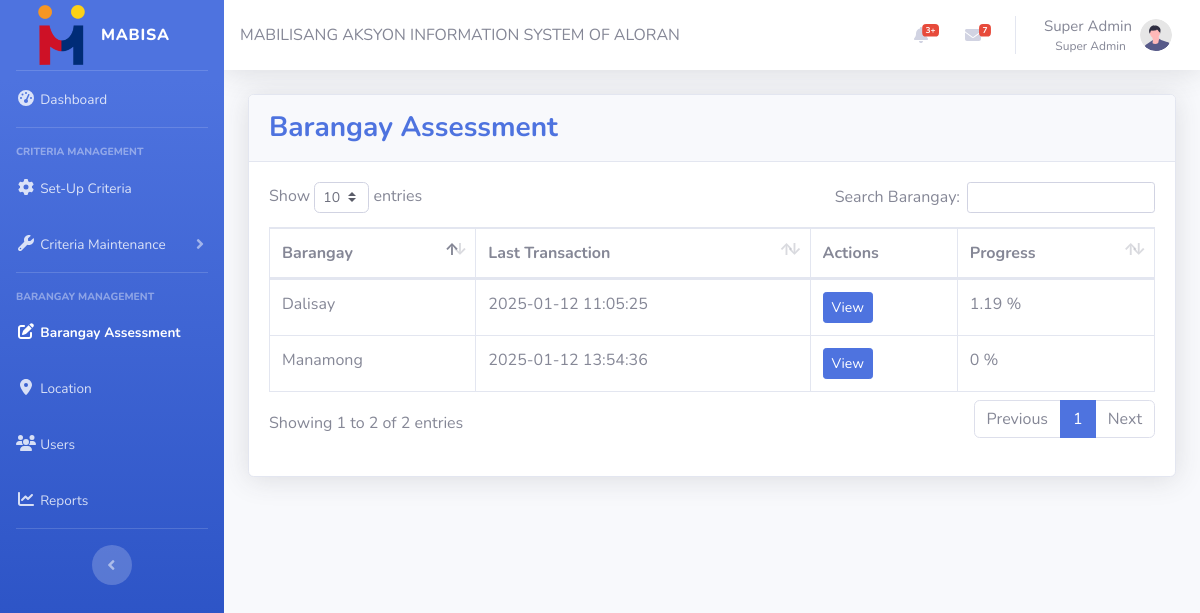
Screenshot of /Admin/bar_assessment.php (signed in) with the database file from the repository.
### tables this page shows
CREATE TABLE users (
	id int AUTO_INCREMENT PRIMARY KEY,  
  full_name varchar(100) NOT NULL,
  username varchar(100) NOT NULL UNIQUE,
  password varchar(100) NOT NULL,
  email varchar(100) NOT NULL UNIQUE,
  mobile_num varchar(10) NOT NULL UNIQUE,
  role_id int,
  is_disabled boolean NOT NULL DEFAULT false,
  profile_pic varchar(200),
  last_modified TIMESTAMP DEFAULT CURRENT_TIMESTAMP ON UPDATE CURRENT_TIMESTAMP,
  FOREIGN KEY (role_id) REFERENCES roles(id) ON DELETE SET NULL  
);

CREATE TABLE `barangay_assessment` (
  `keyctr` int(11) NOT NULL,
  `barangay_id` varchar(10) NOT NULL,
  `comments` longtext NOT NULL CHECK (json_valid(`comments`)),
  `status` enum('approved','pending','declined') NOT NULL,
  `last_modified` datetime NOT NULL DEFAULT current_timestamp() ON UPDATE current_timestamp()
);

CREATE TABLE `refbarangay` (
  `brgyid` varchar(10) NOT NULL,
  `brgyname` varchar(30) NOT NULL,
  `auditor` char(36) DEFAULT NULL,
  `secretary` char(36) DEFAULT NULL
);

### api/get_user.php (called while the page is built, shortened)
<?php
require_once 'get_role_name.php';
require_once (isset($isInFolder) ? '../' : '') . '../db/db.php';
$isGetMethod = $_SERVER['REQUEST_METHOD'] === 'GET';
function getUser(string $id)
{
  global $pdo;
  global $customUserID;
  if ($id === 'self') {
    $id = $_COOKIE['id'];
  }
  $sql = "SELECT * FROM users WHERE id=:id LIMIT 1";
  $stmt = $pdo->prepare($sql);
  $stmt->execute([':id' => $id]);
  $user = $stmt->fetch(PDO::FETCH_ASSOC);
  $user['role'] = getRoleName($pdo, $user['role_id']);
  return (isset($customUserID) ? $user :  json_encode($user));
}
try {
  if (isset($customUserID)) {
    $userData = getUser($customUserID);
  } else {
    echo getUser($_GET['id']);
  }
} catch (Exception $e) {
  writeLog($e);
  http_response_code(500);
  echo json_encode(['error' => $e->getMessage()]);
}

### api/get_role_name.php (called while the page is built)
<?php
function getRoleName(\PDO $pdo, int $roleID): string
{
  $sql = "SELECT * FROM roles WHERE id=:role_id LIMIT 1";
  $stmt = $pdo->prepare($sql);
  $stmt->execute([':role_id' => $roleID]);
  $role = $stmt->fetch(PDO::FETCH_ASSOC);
  return (isset($role) ? $role['name'] : '--');
}

### api/util/url_exists.php (called while the page is built)
<?php
function urlExists($url): bool
{
  if (empty($url)) return false;
  $headers = @get_headers($url);
  return $headers && strpos($headers[0], '200') !== false;
}

### Admin/bar_assessment/responses.php (called while the page is built, shortened)
<?php
class Responses
{
    private $pdo;
    public function __construct(PDO $pdo)
    {
        $this->pdo = $pdo;
    }
    public function show_responses(): array
    {
        $sql = "SELECT
                    refbarangay.brgyname AS barangay,
                    barangay_assessment.barangay_id,
                    barangay_assessment.last_modified AS last_modified
                FROM barangay_assessment
                INNER JOIN refbarangay
                ON barangay_assessment.barangay_id = refbarangay.brgyid";
        $stmt = $this->pdo->prepare($sql);
        $stmt->execute();
        $responses = [];
        while ($row = $stmt->fetch(PDO::FETCH_ASSOC)) {
            $responses[] = [
                'barangay' => $row['barangay'] ?? null,
                'barangay_id' => $row['barangay_id'] ?? null,
                'dateUploaded' => $row['last_modified'] ?? null,
                'status' => $row['status'] ?? null,
            ];
        }
        return $responses;
    }
    public function getProgress($barangay_id) {
        try {
            $query1 = "SELECT COUNT(*) as totalRequirements FROM maintenance_area_mininumreqs";
            $stmt1 = $this->pdo->prepare($query1);
            $stmt1->execute();
            $result1 = $stmt1->fetch(PDO::FETCH_ASSOC);
            $totalRequirements = (int)$result1['totalRequirements'];
            $query2 = "SELECT COUNT(*) as barangayCount FROM barangay_assessment_files WHERE barangay_id = :barangay_id";
            $stmt2 = $this->pdo->prepare($query2);
            $stmt2->bindParam(':barangay_id', $barangay_id, PDO::PARAM_INT);
            $stmt2->execute();
            $result2 = $stmt2->fetch(PDO::FETCH_ASSOC);
            $barangayCount = (int)$result2['barangayCount'];
            $progress = ($barangayCount / $totalRequirements) * 100;
            return round($progress, 2);
        } catch (PDOException $e) {
            echo "Error: " . $e->getMessage();
            return false;
        }
    }
}

### Admin/bar_assessment.php (the view, shortened to what this page needs)
<?php
require_once 'bar_assessment/responses.php';
require_once '../db/db.php';
$responsesObj = new Responses($pdo);
$responses = $responsesObj->show_responses();
?>
<!DOCTYPE html>
<html lang="en">
<head>
    <?php require 'common/head.php' ?>
</head>
<body id="page-top">
    <div id="wrapper">
        <?php
        $isInFolderessmentPhp = true;
        include 'common/sidebar.php' ?>
        <div id="content-wrapper" class="d-flex flex-column">
            <div id="content">
                <?php include 'common/nav.php' ?>
                <div class="container-fluid">
                    <div class="card shadow mb-4">
                        <div class="card-header py-3">
                            <div style="float: left;">
                                <h3 class="m-0 font-weight-bold text-primary">Barangay Assessment</h3>
                            </div>
                        </div>
                        <div class="card-body">
                            <div class="table table-responsive">
                                <table id="barangayTable" class="table table-bordered">
                                    <thead>
                                        <tr>
                                            <th>Barangay</th>
                                            <th>Last Transaction</th>
                                            <th>Actions</th>
                                            <th>Progress</th>
                                        </tr>
                                    </thead>
                                    <tbody>
                                        <?php
                                        if (!empty($responses)) {
                                            foreach ($responses as $row) {
                                                $progress = $responsesObj->getProgress($row['barangay_id']);
                                                echo "<tr>";
                                                echo "<td>" . htmlspecialchars($row['barangay']) . "</td>";
                                                echo "<td>" . htmlspecialchars($row['dateUploaded']) . "</td>";
                                                echo "<td>";
                                                echo "<a href='bar_assessment/show_bar_response.php?barangay_id=" . htmlspecialchars($row['barangay_id']) . "' class='btn btn-primary btn-sm'>View</a>";
                                                echo "</td>";
                                                echo "<td>" . htmlspecialchars($progress) . " %</td>";
                                                echo "</tr>";
                                            }
                                        }
                                        ?>
                                    </tbody>
                                </table>
                            </div>
                        </div>
                    </div>
                </div>
            </div>
        </div>
    </div>
</body>
</html>

### Admin/common/head.php (shortened to what this page needs)
<?php
$pathPrepend = isset($isInFolder) ? '../../' : '../'
?>
<link href="<?= $pathPrepend ?>vendor/fontawesome-free/css/all.min.css" rel="stylesheet" type="text/css">
<link href="<?= $pathPrepend ?>vendor/datatables/dataTables.bootstrap4.min.css" rel="stylesheet" />
<link href="<?= $pathPrepend ?>css/sb-admin-2.min.css" rel="stylesheet" />

### Admin/common/sidebar.php (shortened to what this page needs)
<ul class="navbar-nav bg-gradient-primary sidebar sidebar-dark accordion" id="accordionSidebar">
  <a class="sidebar-brand d-flex align-items-center justify-content-center"
    href="dashboard.php">
    <div class="sidebar-brand-icon">
      <i><img src="<?= $pathPrepend ?>img/logo.png" height="60px" /></i>
    </div>
    <div class="sidebar-brand-text mx-3">MABISA</div>
  </a>
  <hr class="sidebar-divider my-0" />
  <li class="nav-item <?= '' ?>">
    <a class="nav-link" href="<?php echo isset($isInFolder) ? '../' : ''; ?>dashboard.php">
      <i class="fas fa-fw fa-tachometer-alt"></i>
      <span>Dashboard</span></a>
  </li>
  <hr class="sidebar-divider" />
  <div class="sidebar-heading">Criteria Management</div>
  <li class="nav-item <?= isset($isSetupCriteriaPhp) ? 'active' : '' ?>">
    <a class="nav-link collapsed" href="<?php echo isset($isInFolder) ? '../' : ''; ?>criteria/">
      <i class="fas fa-fw fa-cog"></i>
      <span>Set-Up Criteria</span>
    </a>
  </li>
  <li class="nav-item <?= isset($isCriteriaPhp) ? 'active' : '' ?>">
    <a class="nav-link collapsed" href="#" data-toggle="collapse" data-target="#collapseUtilities" aria-expanded="true"
      aria-controls="collapseUtilities">
      <i class="fas fa-fw fa-wrench"></i>
      <span>Criteria Maintenance</span>
    </a>
  </li>
  <hr class="sidebar-divider" />
  <div class="sidebar-heading">Barangay Management</div>
  <li class="nav-item <?= isset($isInFolderessmentPhp) ? 'active' : '' ?>">
    <a class="nav-link" href="<?php echo isset($isInFolder) ? '../' : ''; ?>bar_assessment.php">
      <i class="fas fa-fw fa-edit"></i>
      <span>Barangay Assessment</span></a>
  </li>
  <li class="nav-item <?= isset($isLocationPhp) ? 'active' : '' ?>">
    <a class="nav-link" href="<?php echo isset($isInFolder) ? '../' : ''; ?>location.php">
      <i class="fas fa-fw fa-map-marker-alt"></i>
      <span>Location</span></a>
  </li>
  <li class="nav-item <?= isset($isUsersPhp) ? 'active' : '' ?>">
    <a class="nav-link" href="<?php echo isset($isInFolder) ? '../' : ''; ?>users.php">
      <i class="fas fa-fw fa-users"></i>
      <span>Users</span></a>
  </li>
  <li class="nav-item <?= isset($isReports) ? 'active' : '' ?>">
    <a class="nav-link" href="<?php echo isset($isInFolder) ? '../' : ''; ?>reports.php">
      <i class="fas fa-fw fa-chart-line"></i>
      <span>Reports</span></a>
  </li>
  <hr class="sidebar-divider d-none d-md-block" />
  <div class="text-center d-none d-md-inline">
    <button class="rounded-circle border-0" id="sidebarToggle"></button>
  </div>
</ul>

### Admin/common/nav.php (shortened to what this page needs)
<?php
$customUserID = 'self';
require $pathPrepend . 'api/get_user.php';
require $pathPrepend . 'api/util/url_exists.php';
?>
<nav class="navbar navbar-expand navbar-light bg-white topbar mb-4 static-top shadow">
  <div class="header-title">
    MABILISANG AKSYON INFORMATION SYSTEM OF ALORAN
  </div>
  <ul class="navbar-nav ml-auto">
    <li class="nav-item dropdown no-arrow mx-1">
      <a class="nav-link dropdown-toggle" href="#" id="alertsDropdown" role="button" data-toggle="dropdown"
        aria-haspopup="true" aria-expanded="false">
        <i class="fas fa-bell fa-fw"></i>
        <span class="badge badge-danger badge-counter">3+</span>
      </a>
    </li>
    <li class="nav-item dropdown no-arrow mx-1">
      <a class="nav-link dropdown-toggle" href="#" id="messagesDropdown" role="button" data-toggle="dropdown"
        aria-haspopup="true" aria-expanded="false">
        <i class="fas fa-envelope fa-fw"></i>
        <span class="badge badge-danger badge-counter">7</span>
      </a>
    </li>
    <li class="nav-item dropdown no-arrow">
      <a class="nav-link dropdown-toggle" href="#" id="userDropdown" role="button" data-toggle="dropdown"
        aria-haspopup="true" aria-expanded="false">
        <span class="mr-2 mt-3 d-none d-lg-inline text-gray-600 small" style="font-size: 15px"><?= $userData['full_name'] ?? '' ?><br>
          <p class="text-right" style="font-size: 12px"><?= $userData['role'] ?? '' ?> &nbsp;</p>
        </span>
        <img class="img-profile rounded-circle"
          src="<?= urlExists($userData['profile_pic']) ? $userData['profile_pic'] : $pathPrepend . 'img/undraw_profile.svg' ?>" />
      </a>
    </li>
  </ul>
</nav>

### rows the page displays
users: full_name "Super Admin"
barangay_assessment: refbarangay.brgyname "Dalisay", last_modified "2025-01-12 11:05:25", progress "1.19"
barangay_assessment: refbarangay.brgyname "Manamong", last_modified "2025-01-12 13:54:36", progress "0"
